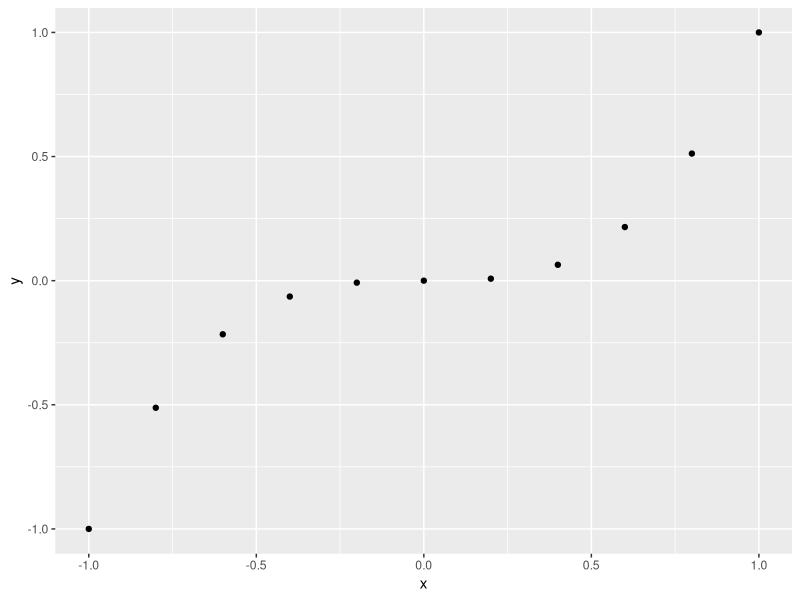
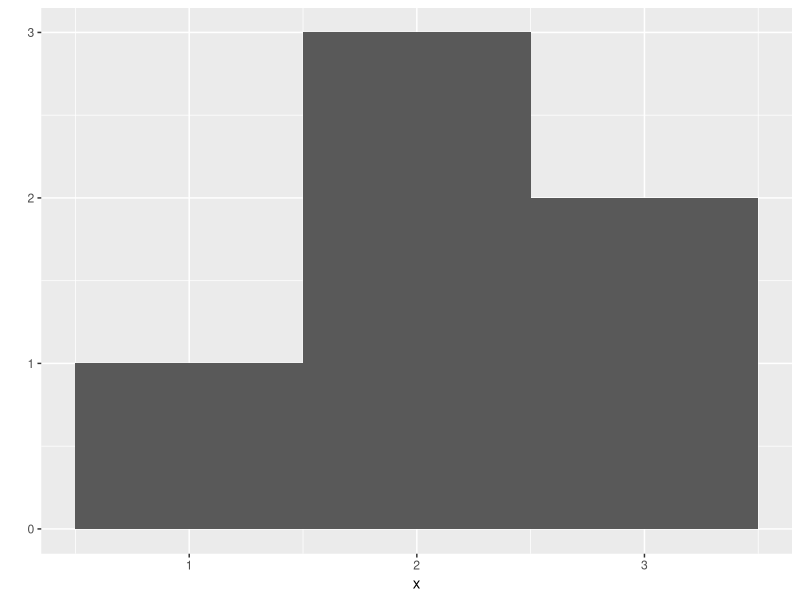
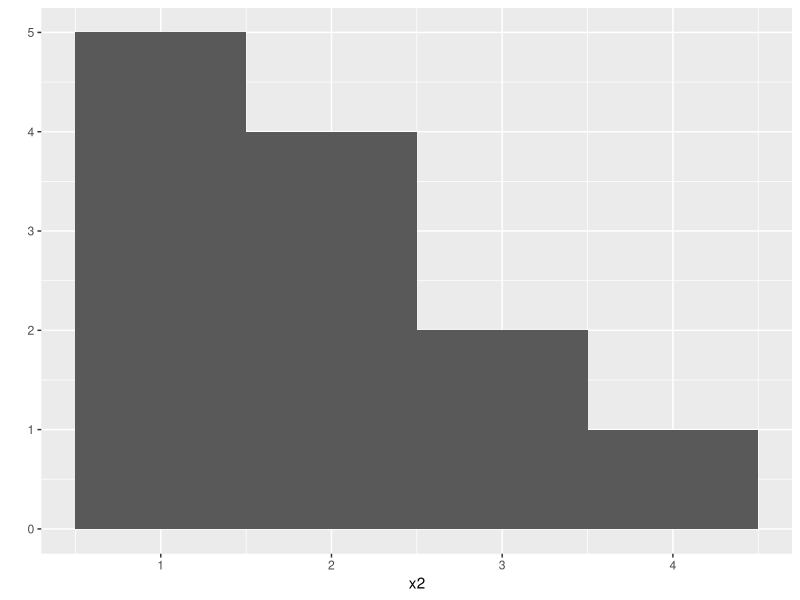
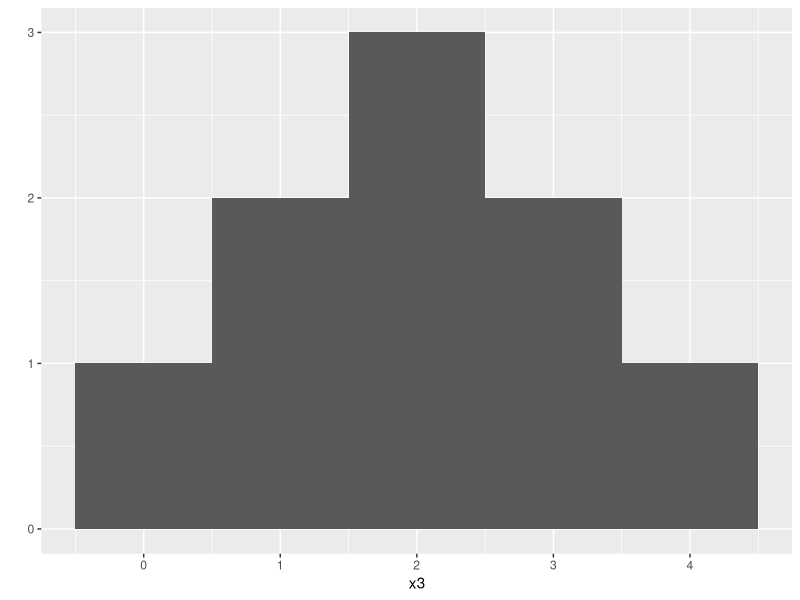
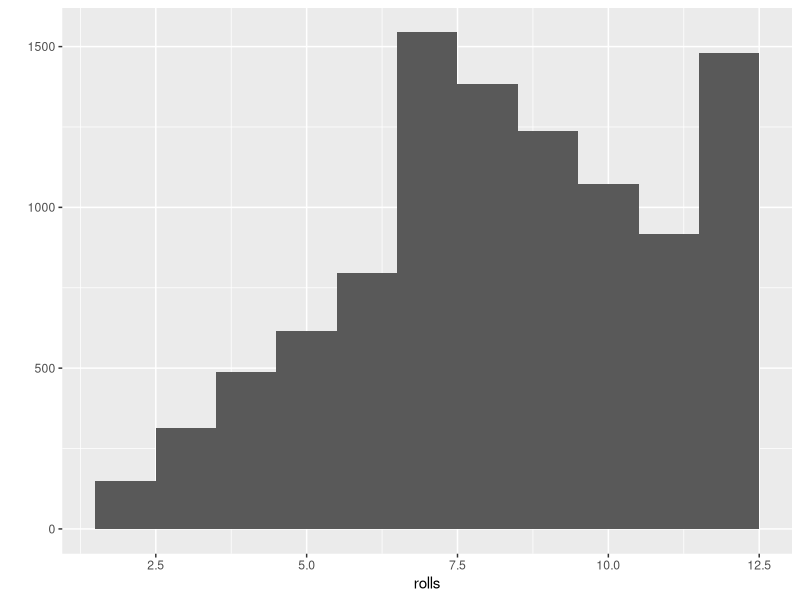

These charts were generated, in order, by the following R code:
library(ggplot2)

x <- c(-1, -0.8, -0.6, -0.4, -0.2, 0, 0.2, 0.4, 0.6, 0.8, 1)

y<-x^3

qplot(x, y)

x<-c(1,2,2,2,3,3) 
qplot(x, binwidth = 1)

x2<-c(1,1,1,1,1,2,2,2,2,3,3,4)
qplot(x2, binwidth = 1)

x3<-c(0,1,1,2,2,2,3,3,4)
qplot(x3, binwidth = 1)


roll <- function() {
  die <- 1:6
  dice <- sample(die, size = 2, replace = TRUE,
                 prob = c(1/8, 1/8, 1/8, 1/8, 1/8, 3/8))
  sum(dice)
}

rolls <- replicate(10000, roll())
qplot(rolls, binwidth = 1)

replicate(3, 1 + 1)
replicate(10, roll())
